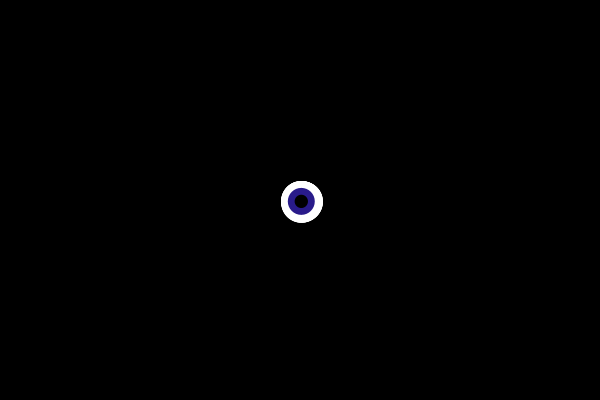
Frame 1 (no input)
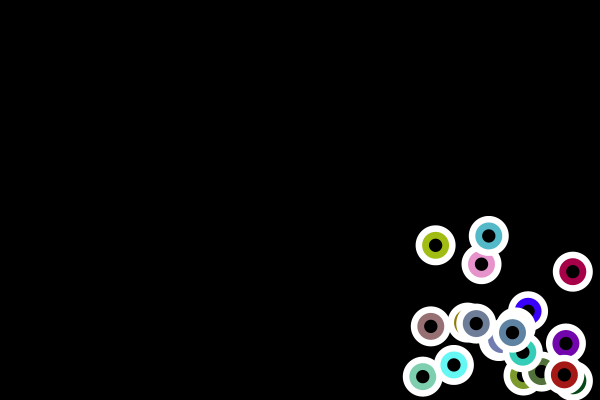
Frame 60 (the mouse pressed at the canvas centre just before this capture)
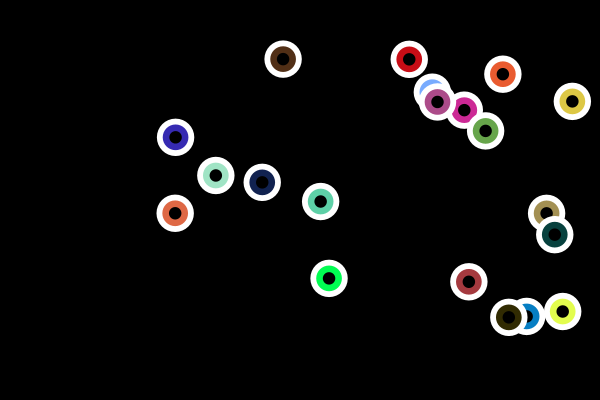
Frame 120 (the mouse held since frame 60 and released just before this capture)

The Processing sketch that drew these frames (run headless with seeded random() and noise(); from frame 60 on, the mouse is pressed at the canvas centre):

// Processing sketch: processing_183900
// ── processing_183900.pde


float mida = 40;

int total = 20;
float [] posicioX = new float [total];
float [] posicioY = new float [total];
float [] velocitatX = new float [total];
float [] velocitatY = new float [total];


void setup () {

  size(600, 400);

  //inicialització
  for (int i =0; i<total; i++) {
    posicioX[i] =  width/2;
    posicioY[i] =  height/2;
    velocitatX[i] = random (1, 3);
    velocitatY[i] = random (1, 3);
  }
}

void draw () {

  background(0);

  //actualització
  for (int i =0; i<total; i++) {
    posicioX[i] += velocitatX[i];
    posicioY[i] += velocitatY[i];

    //ull
    fill(255);
    ellipse (posicioX[i], posicioY[i], mida, mida);
    noStroke();
    fill(random (255), random (255), random (255));
    ellipse (posicioX[i], posicioY[i], mida/2+7, mida/2+7);
    fill(0);
    ellipse (posicioX[i], posicioY[i], mida/3, mida/3);

    posicioX[i]= posicioX[i] + velocitatX[i];
    posicioY[i]= posicioY[i]+ velocitatY[i];

    //rebot
    if (posicioX [i]>=width||posicioX[i]<=0) {
      velocitatX[i]=-velocitatX[i];
    }
    if (posicioY[i]>=height || posicioY[i]<=0) {
      velocitatY[i]=-velocitatY[i];
    }

    //rebotar per l'extrem
    if (posicioX[i]+mida/2>width||posicioX[i]-mida/2<=0) {
      velocitatX[i]=-velocitatX[i];
    }

    if (posicioY[i]+mida/2>height||posicioY[i]-mida/2<=0) {
      velocitatY[i]=-velocitatY[i];
    }
  }
}

  void mousePressed (){
  mida = random (30,70);
  
}
